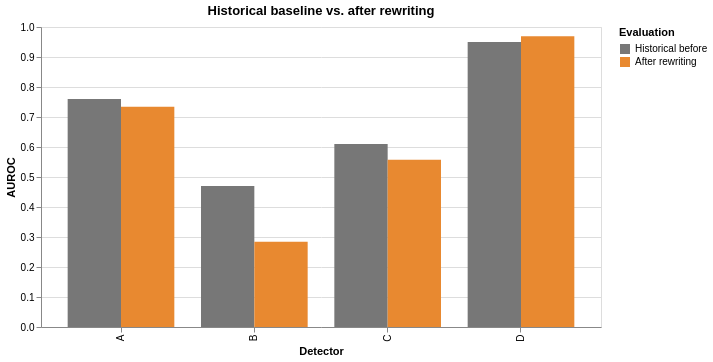

Notebook code for this chart:
### Markdown cell above
## 7. Plot Pre- vs. Post-Attack Comparison Chart

The y-axis is fixed to 0–1 to fully display B's low score. This chart illustrates the historical vs. current score comparison from the previous section; colors distinguish before/after stages rather than human/AI text types.

### Code cell
import altair as alt
chart_data = comparison[['detector', 'auroc_before', 'auroc_after']].melt(
    id_vars='detector', var_name='stage', value_name='auroc')
chart_data['stage'] = chart_data.stage.map({'auroc_before': 'Historical before', 'auroc_after': 'After rewriting'})
chart = alt.Chart(chart_data).mark_bar().encode(
    x=alt.X('detector:N', title='Detector', sort=DETECTORS),
    xOffset=alt.XOffset('stage:N', sort=['Historical before', 'After rewriting']),
    y=alt.Y('auroc:Q', title='AUROC', scale=alt.Scale(domain=[0, 1])),
    color=alt.Color('stage:N', title='Evaluation', scale=alt.Scale(
        domain=['Historical before', 'After rewriting'], range=['#777777', '#e88930'])),
    tooltip=['detector:N', 'stage:N', alt.Tooltip('auroc:Q', format='.4f')]
).properties(width=560, height=300, title='Historical baseline vs. after rewriting')
CHART_SPEC = chart.to_dict()
chart.save(EXPORT_DIR.parent / 'P7_E_attack_auroc.html')
(EXPORT_DIR.parent / 'P7_E_attack_auroc.vl.json').write_text(json.dumps(CHART_SPEC, ensure_ascii=False), encoding='utf-8')
print('Comparison chart generated; HTML chart can be viewed in a browser (internet connection required to load interactive components).')
try:
    from IPython.display import display
except ImportError:
    pass
else:
    display(chart)

### Figure 1 — Vega-Lite specification as saved in the notebook (floating-point values rounded to 4 significant figures)
{"config": {"view": {"continuousWidth": 300, "continuousHeight": 300}}, "data": {"name": "data-6537a2754f14ffe68c13419a489833e1"}, "mark": {"type": "bar"}, "encoding": {"color": {"field": "stage", "scale": {"domain": ["Historical before", "After rewriting"], "range": ["#777777", "#e88930"]}, "title": "Evaluation", "type": "nominal"}, "tooltip": [{"field": "detector", "type": "nominal"}, {"field": "stage", "type": "nominal"}, {"field": "auroc", "format": ".4f", "type": "quantitative"}], "x": {"field": "detector", "sort": ["A", "B", "C", "D"], "title": "Detector", "type": "nominal"}, "xOffset": {"field": "stage", "sort": ["Historical before", "After rewriting"], "type": "nominal"}, "y": {"field": "auroc", "scale": {"domain": [0, 1]}, "title": "AUROC", "type": "quantitative"}}, "height": 300, "title": "Historical baseline vs. after rewriting", "width": 560, "$schema": "https://vega.github.io/schema/vega-lite/v6.4.1.json", "datasets": {"data-6537a2754f14ffe68c13419a489833e1": [{"detector": "A", "stage": "Historical before", "auroc": 0.76}, {"detector": "B", "stage": "Historical before", "auroc": 0.47}, {"detector": "C", "stage": "Historical before", "auroc": 0.61}, {"detector": "D", "stage": "Historical before", "auroc": 0.95}, {"detector": "A", "stage": "After rewriting", "auroc": 0.7345}, {"detector": "B", "stage": "After rewriting", "auroc": 0.2841}, {"detector": "C", "stage": "After rewriting", "auroc": 0.5572}, {"detector": "D", "stage": "After rewriting", "auroc": 0.9692}]}}
